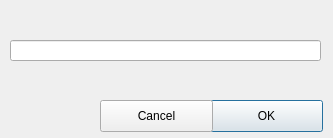
<?xml version="1.0" encoding="UTF-8"?>
<ui version="4.0">
 <class>Dialog</class>
 <widget class="QDialog" name="Dialog">
  <property name="geometry">
   <rect>
    <x>0</x>
    <y>0</y>
    <width>333</width>
    <height>138</height>
   </rect>
  </property>
  <property name="windowTitle">
   <string>Dialog</string>
  </property>
  <widget class="QLabel" name="label">
   <property name="geometry">
    <rect>
     <x>10</x>
     <y>10</y>
     <width>311</width>
     <height>16</height>
    </rect>
   </property>
   <property name="text">
    <string/>
   </property>
  </widget>
  <widget class="QLineEdit" name="input">
   <property name="geometry">
    <rect>
     <x>10</x>
     <y>40</y>
     <width>311</width>
     <height>21</height>
    </rect>
   </property>
  </widget>
  <widget class="QPushButton" name="ok_button">
   <property name="geometry">
    <rect>
     <x>210</x>
     <y>100</y>
     <width>113</width>
     <height>32</height>
    </rect>
   </property>
   <property name="text">
    <string>OK</string>
   </property>
  </widget>
  <widget class="QPushButton" name="cancel_button">
   <property name="geometry">
    <rect>
     <x>100</x>
     <y>100</y>
     <width>113</width>
     <height>32</height>
    </rect>
   </property>
   <property name="text">
    <string>Cancel</string>
   </property>
  </widget>
 </widget>
 <resources/>
 <connections/>
</ui>
